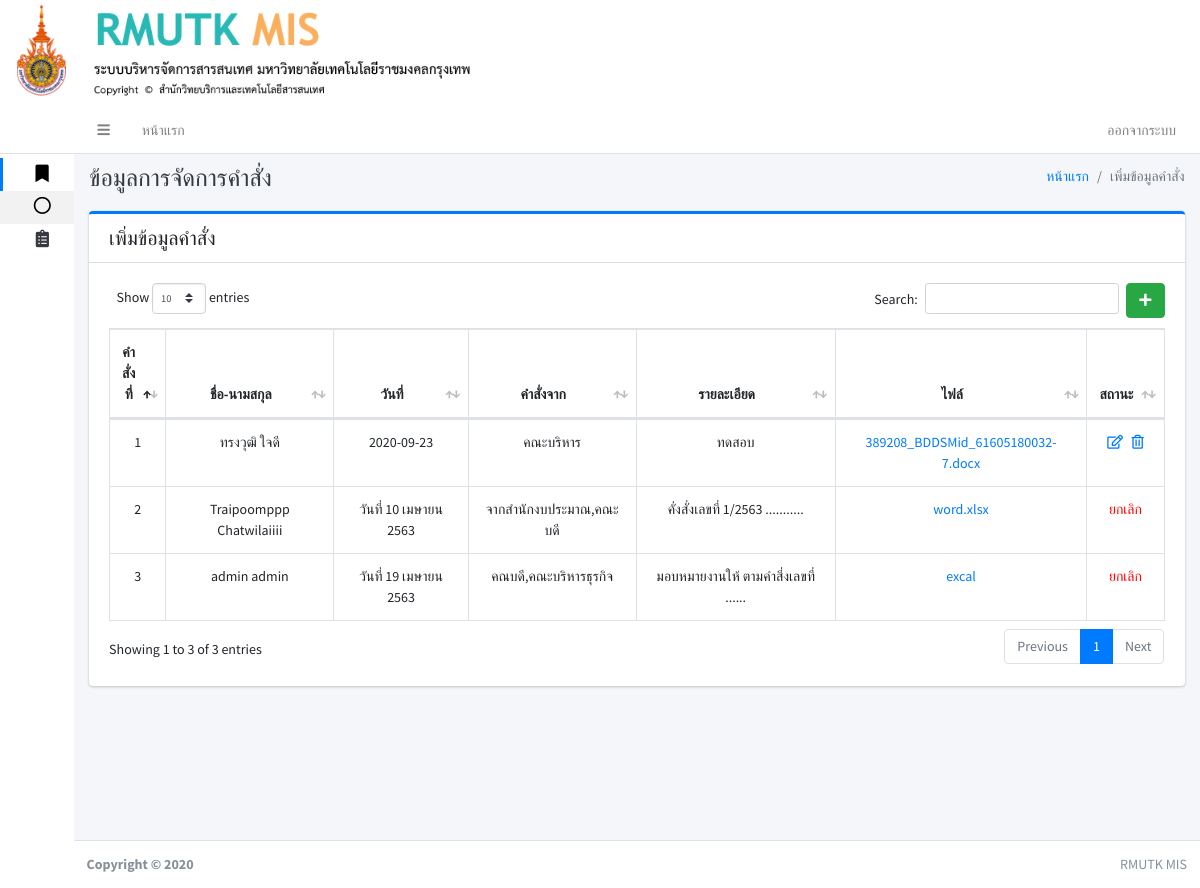
Page /index.php?order_management (signed in) on the committed database.
### tables this page shows
CREATE TABLE IF NOT EXISTS `order_management` (
`order_id` int(11) NOT NULL,
  `order_user_id` int(11) NOT NULL,
  `order_time` varchar(200) NOT NULL,
  `order_where` varchar(200) NOT NULL,
  `order_detail` varchar(255) NOT NULL,
  `order_file` varchar(255) NOT NULL,
  `order_status` int(11) NOT NULL
);

CREATE TABLE IF NOT EXISTS `user` (
`user_id` int(11) NOT NULL,
  `first_name` varchar(150) NOT NULL,
  `last_name` varchar(150) NOT NULL,
  `username` varchar(150) NOT NULL,
  `password` varchar(150) NOT NULL,
  `user_tumn` varchar(250) NOT NULL,
  `user_kana_id` int(11) NOT NULL,
  `user_saka_id` int(11) NOT NULL,
  `user_head` int(11) NOT NULL,
  `user_status` int(11) NOT NULL
);

### page/order_management.php (the view, shortened to what this page needs)
 <div class="content-header">
     <div class="container-fluid">
         <div class="row mb-2">
             <div class="col-sm-6">
                 <h1 class="m-0 text-dark">ข้อมูลการจัดการคำสั่ง</h1>
             </div>
             <div class="col-sm-6">
                 <ol class="breadcrumb float-sm-right">
                     <li class="breadcrumb-item"><a href="#">หน้าแรก</a></li>
                     <li class="breadcrumb-item active">เพิ่มข้อมูลคำสั่ง</li>
                 </ol>
             </div>
         </div>
     </div>
 </div>
 <div class="content">
     <div class="container-fluid">
         <div class="row">
             <div class="col-lg-12">
                 <div class="card card-primary card-outline ">
                     <div class="card-header noprint">
                         <h5 class="m-0">เพิ่มข้อมูลคำสั่ง</h5>
                     </div>
                     <div class="card-body">
                         <?php
                         if (isset($_GET['add'])):
                            add();
                        elseif (isset($_GET['edit_order'])):
                            edit();
                        elseif (isset($_GET['del_la'])):
                            del();
                        else:
                        ?>
                         <a href="./index.php?order_management&add" class="btn btn-success float-right"><i
                                 class="fas fa-plus"></i></a>
                         <?php shows(); ?>
                         <?php endif ?>
                     </div>
                 </div>
             </div>
         </div>
     </div>
 </div>
 <?php
function shows()
{
include './conn.php';
$sqlorder = " SELECT * FROM order_management  INNER JOIN user ON order_management.order_user_id = user.user_id ORDER BY order_id desc ";
$qryorder = mysqli_query($conn,$sqlorder);
?>
 <table id="example1" class="table table-bordered table-hover">
     <thead>
         <tr align="center">
             <th width="3px">คำสั่งที่</th>
             <th>ชื่อ-นามสกุล</th>
             <th>วันที่</th>
             <th>คำสั่งจาก</th>
             <th>รายละเอียด</th>
             <th>ไฟล์</th>
             <th>สถานะ</th>
         </tr>
     </thead>
     <tbody>
         <?php
        $i = 1;
        while ($roworder = $qryorder->fetch_array()) {
        $order_id = $roworder['order_id'];
        ?>
         <tr align="center">
             <td align="center"><?php echo $i; ?></td>
             <td><?php echo $roworder['first_name']."  ".$roworder['last_name']; ?></td>
             <td><?php echo $roworder['order_time']; ?></td>
             <td><?php echo $roworder['order_where']; ?></td>
             <td><?php echo $roworder['order_detail']; ?></td>
             <td>
                 <?php if ($roworder['order_file'] == "ไม่มีไฟล์" || $roworder['order_file'] == "") {
                    echo "ไม่มีไฟล์";
                 }else{ ?>
                 <a href="uploads/<?php echo $roworder['order_file']; ?>"
                     download><?php echo $roworder['order_file']; ?>
                     <?php } ?>
             </td>
             <td width="10px">
                 <?php if ($roworder['order_status'] == 0): ?>
                 <a href="index.php?order_management&edit_order&order_id=<?php echo($order_id) ?>"><i
                         class="far fa-edit"></i></a>&nbsp;&nbsp;
                 <a href="page/order_management_db.php?del_order&order_id=<?php echo($order_id) ?>"><i
                         class="far fa-trash-alt"></i></a>
                 <?php else: ?>
                 <?php echo "<font color='red'>ยกเลิก</fon>"; ?>
                 <?php endif ?>
             </td>
         </tr>
         <?php $i++; } ?>
     </tbody>
 </table>
 <?php } ?>

### rows in the picture
order_management: user.first_name "ทรงวุฒิ", user.last_name "ใจดี", order_time "2020-09-23", order_where "คณะบริหาร", order_detail "ทดสอบ", order_file "389208_BDDSMid_61605180032-7.docx"
order_management: user.first_name "Traipoomppp", user.last_name "Chatwilaiiii", order_time "วันที่ 10 เมษายน 2563", order_where "จากสำนักงบประมาณ,คณะบดี", order_detail "คั่งสั่งเลขที่ 1/2563 ...........", order_file "word.xlsx", order_status "ยกเลิก"
order_management: user.first_name "admin", user.last_name "admin", order_time "วันที่ 19 เมษายน 2563", order_where "คณบดี,คณะบริหารธุรกิจ", order_detail "มอบหมายงานให้ ตามคำสี่งเลขที่ ......", order_file "excal", order_status "ยกเลิก"
